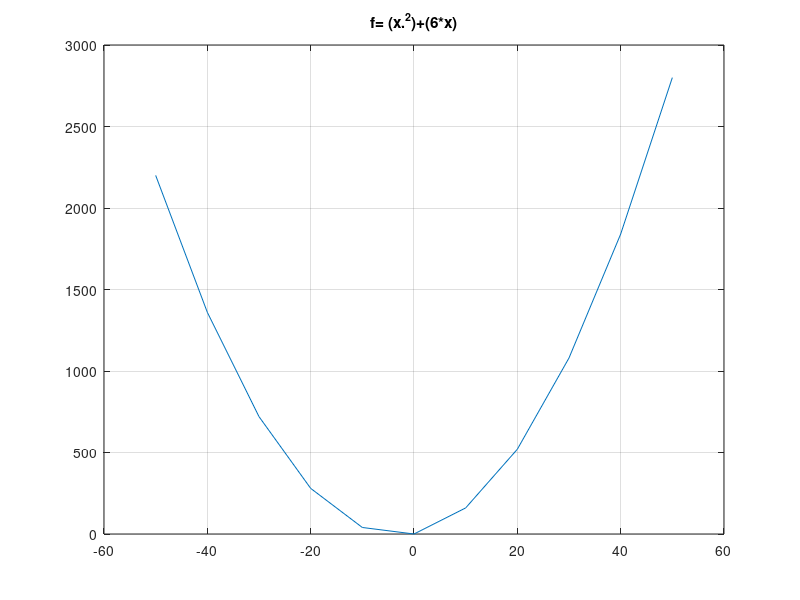

Write the MATLAB code that produced this figure.
% Octave Script
% Title       :Funciones reales
% Description :Script que grafique funciones reales
% Author      :Astrit Lariza Garcia Castillo (LarizaG)
% Date        : 28102021
% Version     :1
% Usage       :octave> /path/funcionnumero4
% Notes       :Requiere octave para usar su linea de comandos

clear
% Funcion real numero 4
% Rango de la funcion
x=-50:10:50;
% Regla de correspondencia (funcion)
fx= (x.^2)+(6*x);
% Funcion a plotear
plot (x, fx)
grid on;
title (["f= (x.^2)+(6*x)"]);
